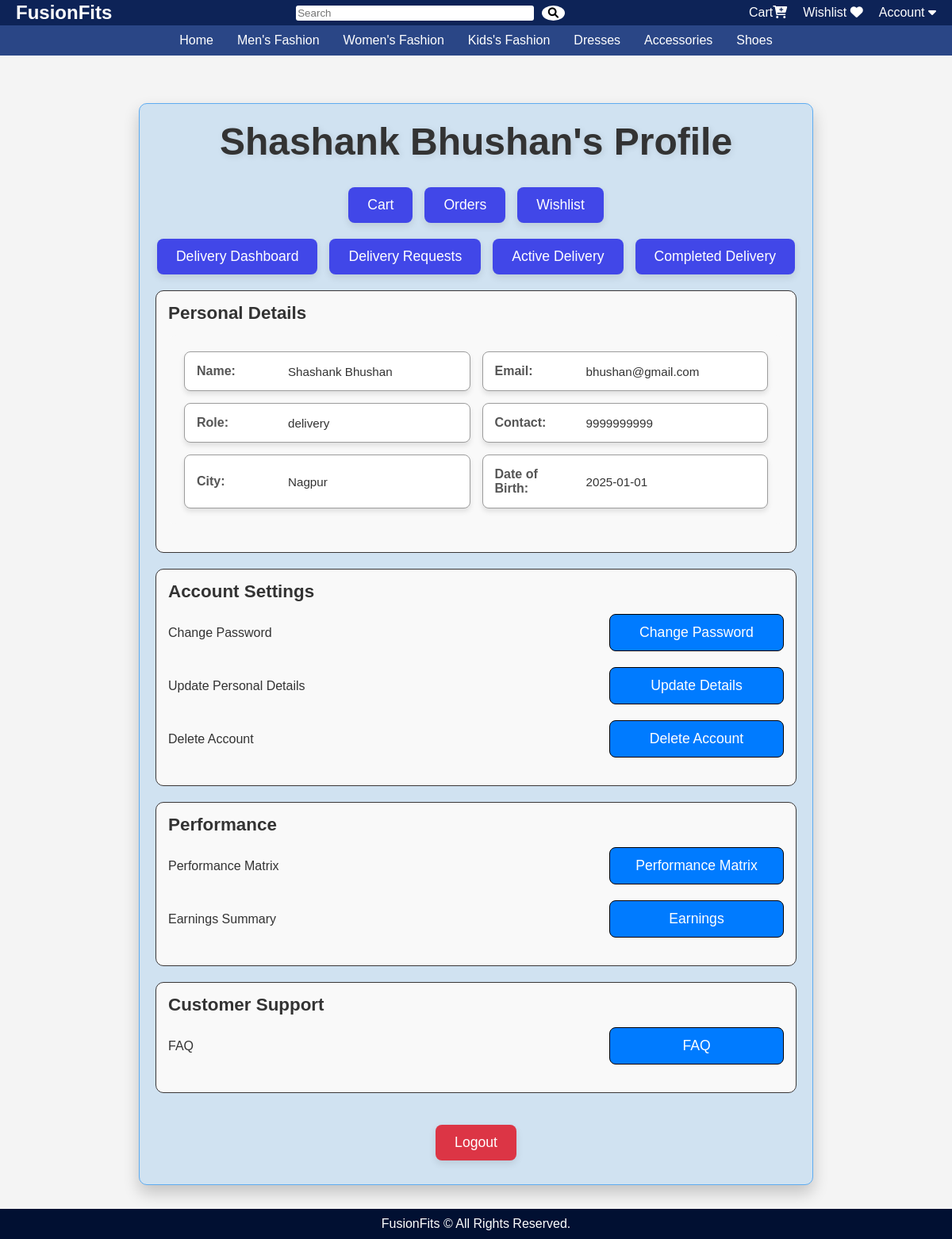
The page /auth/profile/2 (signed in) on the database as committed earlier.
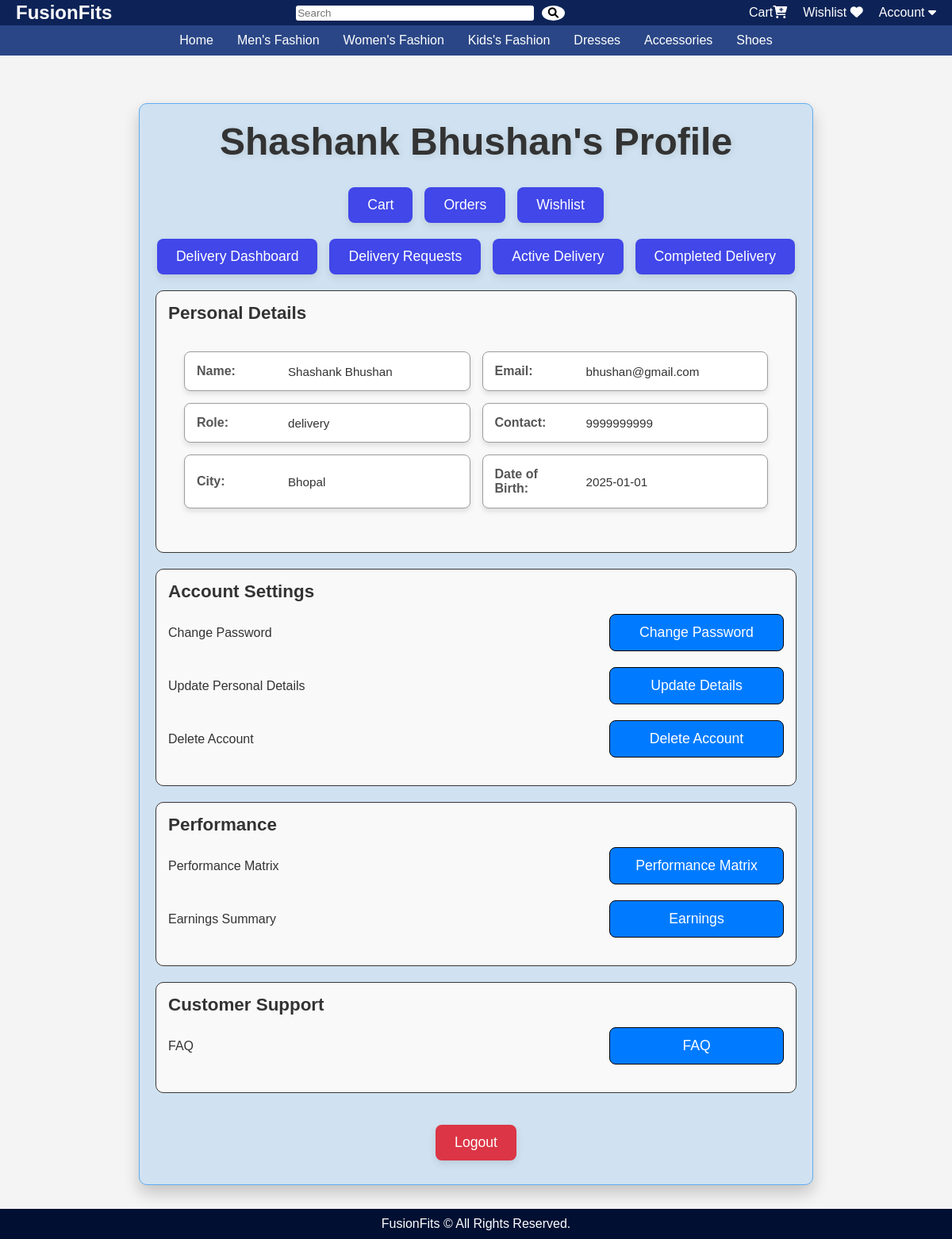
The same page on the database as committed later.
### app/models.py (models this page shows, shortened)
class User(UserMixin, db.Model):
    id = db.Column(db.Integer, primary_key=True)
    username = db.Column(db.String(50), nullable=False)
    email = db.Column(db.String(100), unique=True, nullable=False)
    password = db.Column(db.String(255), nullable=False)
    role = db.Column(db.String(20), nullable=False)
    contact = db.Column(db.String(20), nullable=False)
    address = db.Column(db.String(200), nullable=False)
    city = db.Column(db.String(100), nullable=False)
    dob = db.Column(db.Date, nullable=False)
    reset_token = db.Column(db.String(128), nullable=True)

### app/auth.py (the view)
@auth.route('/profile/<int:id>')
@login_required
def profile(id):
    user = db.session.get(User, id)
    if not user:
        abort(404)
    if current_user.id != id and current_user.role != 'admin':
        abort(403)
    return render_template('profile.html', user=user)

### app/templates/profile.html (shortened to what this page needs)
    <!DOCTYPE html>
    <html lang="en">
    <head>
    </head>
    <body>
        {% extends "home.html" %}
        {% block content %}
        <div class="container">
            <header>
                <h1>{{ user.username }}'s Profile</h1>
            </header>
            <div class="center-buttons">
                <a href="{{ url_for('main.cart') }}"><button>Cart</button></a>
                <a href="{{ url_for('main.your_orders') }}"><button>Orders</button></a>
                <a href="{{ url_for('main.wishlist') }}" ><button>Wishlist</button></a>
            </div>
            {% if user.role == 'delivery' %}
            <div class="center-buttons">
                <button>Delivery Dashboard</button>
                <button>Delivery Requests</button>
                <button>Active Delivery</button>
                <button>Completed Delivery</button>
            </div>
            {% endif %}
            <section id="personal-details">
                <h2>Personal Details</h2>
            <ul class="info">
                <li>
                    <span class="label">Name:</span>
                    <span class="value">{{ user.username }}</span>
                </li>
                <li>
                    <span class="label">Email:</span>
                    <span class="value">{{ user.email }}</span>
                </li>
                <li>
                    <span class="label">Role:</span>
                    <span class="value">{{ user.role }}</span>
                </li>
                <li>
                    <span class="label">Contact:</span>
                    <span class="value">{{ user.contact }}</span>
                </li>
                <li>
                    <span class="label">City:</span>
                    <span class="value">{{ user.city }}</span>
                </li>
                <li>
                    <span class="label">Date of Birth:</span>
                    <span class="value">{{ user.dob }}</span>
                </li>
            </ul>
            </section>
            <section id="account-settings">
                <h2>Account Settings</h2>
                <div>
                    <span>Change Password</span>
                    <form action="{{ url_for('auth.change_password', id=user.id) }}" method="get" style="display: inline;">
                        <button class="change-password-btn">Change Password</button>
                    </form>
                </div>
                <div>
                    <span>Update Personal Details</span>
                    <form action="{{ url_for('auth.update_details', id=user.id) }}" method="get" style="display: inline;">
                        <button type="submit" class="btn btn-primary">Update Details</button>
                    </form>
                </div>
                <div>
                    <span>Delete Account</span>
                    <a href="{{ url_for('auth.confirm_delete', id=user.id) }}">
                        <button class="delete-account-btn">Delete Account</button>
                    </a>
                </div>
            </section>
            {% if user.role == 'delivery' %}
<section id="performance">
    <h2>Performance</h2>
    <div>
        <span>Performance Matrix</span>
        <button class="performance-btn">Performance Matrix</button>
    </div>
    <div>
        <span>Earnings Summary</span>
        <button class="earnings-btn">Earnings</button>
    </div>
</section>
{% endif %}
            <section id="support">
                <h2>Customer Support</h2>
                <div>
                    <span>FAQ</span>
                    <button>FAQ</button>
                </div>
            </section>
            <footer class="container_footer">
                <form action="{{ url_for('auth.logout') }}" class="btn logout-btn" method="get" style="display: inline;">
                    <button class="logout-btn">Logout</button>
                </form>
            </footer>
        </div>
        {% endblock %}

Rows that differ between the two databases and show on the page:
changed User "Shashank Bhushan": city "Nagpur" → "Bhopal"
